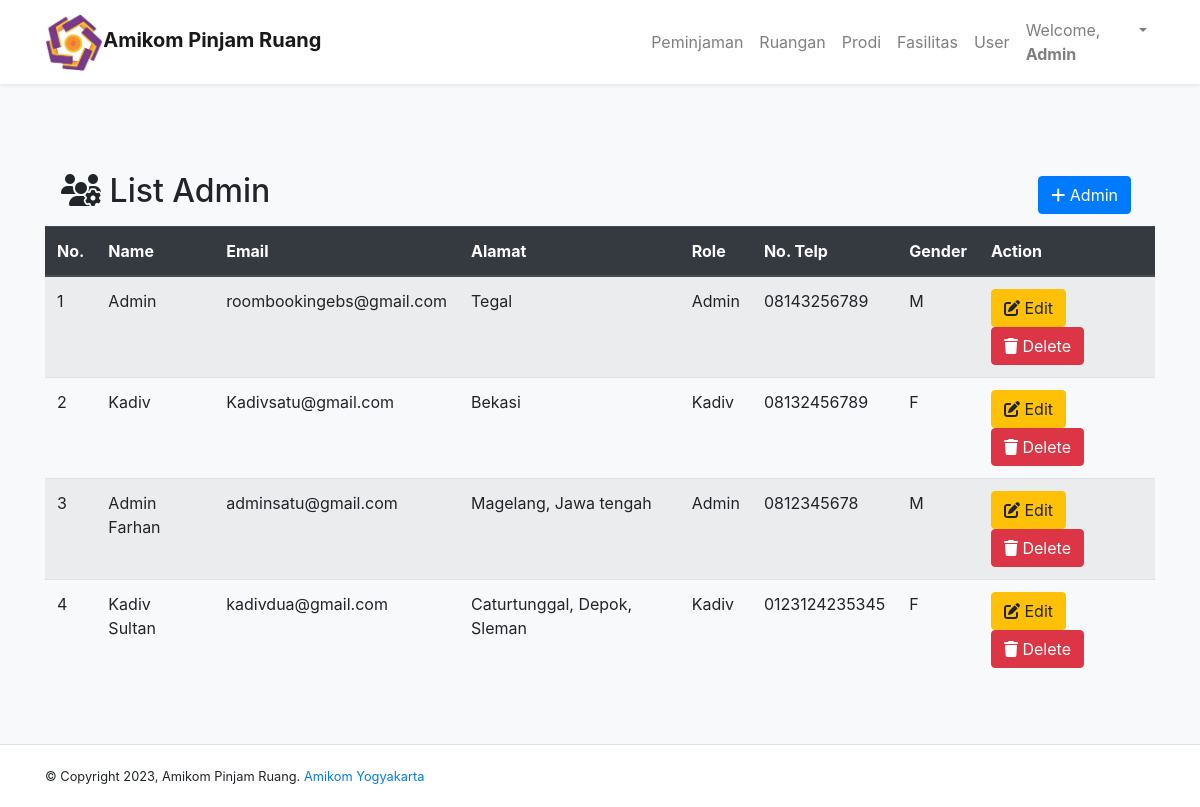
Page /dashboardAdmin.php?p=adminListAdmin (signed in) on the committed database.
### tables this page shows
CREATE TABLE `userruangan` (
  `UserID` int(11) NOT NULL,
  `nama` varchar(30) NOT NULL,
  `email` varchar(100) NOT NULL,
  `password` varchar(100) NOT NULL,
  `alamat` varchar(300) DEFAULT NULL,
  `role` varchar(20) DEFAULT NULL,
  `noTelp` varchar(13) DEFAULT NULL,
  `gender` char(1) DEFAULT NULL
);

### inc.koneksi.php (called while the page is built, shortened)
<?php
    class Connection{
        private $host = "localhost";
        private $user = "root";
        private $password = "";
        function connect(){
            $conn = mysqli_connect($this->host, $this->user, $this->password);
            $this->connection = $conn;
        }
    }
?>

### class/class.Register.php (called while the page is built, shortened)
<?php
    class Register extends Connection{
        public function SelectAllMember(){
            $sql = "SELECT * FROM userruangan";
            $result = mysqli_query($this->connection, $sql);
            $arrResult = Array();
            $count = 0;
            if (mysqli_num_rows($result) > 0) {
                while($data = mysqli_fetch_array($result)){
                    $objRegister = new Register();
                    $objRegister->UserID = $data['UserID'];
                    $objRegister->nama = $data['nama'];
                    $objRegister->email = $data['email'];
                    $objRegister->password = $data['password'];
                    $objRegister->alamat = $data['alamat'];
                    $objRegister->role = $data['role'];
                    $objRegister->noTelp = $data['noTelp'];
                    $objRegister->gender = $data['gender'];
                    $arrResult[$count] = $objRegister;
                    $count++;
                }
            }
            return $arrResult;
        }
    }
?>

### pages/adminListAdmin.php (the view)
<div class="container">
    <div class="wrapper">
        <div class="Title">
            <div class="navbar ">
                <h2><i class="fas fa-users-cog"></i> List Admin</h2>
                <ul class="navbar-nav ml-auto">
                    <li class="nav-item">
                        <?php
                            if ($_SESSION["role"] == 'Admin') {
                                echo '<a class="btn btn-primary mr-2"  href="dashboardAdmin.php?p=tambahAdmin" role="button"><i class="fas fa-plus"></i> Admin</a>';
                            }
                        ?>
                    </li>
                </ul>
            </div>
            <table class="table table-striped">
                <thead class="thead-dark">
                    <tr>
                        <th>No.</th>
                        <th>Name</th>
                        <th>Email</th>
                        <th>Alamat</th>
                        <th>Role</th>
                        <th>No. Telp</th>
                        <th>Gender</th>
                        <?php
                            if ($_SESSION["role"] == 'Admin') {
                                echo '<th>Action</th>';
                            }
                        ?>
                    </tr>
                </thead>
                <tbody>
                    <?php
                        require_once('./class/class.Register.php');
                        $objRegister = new Register();
                        $arrayResult = $objRegister->SelectAllMember();
                        if (count($arrayResult) === 0) {
                            echo '<tr><td colspan="8" style="text-align: center;">Tidak ada data!</td></tr>';
                        }else {
                            $no = 1;
                            foreach($arrayResult as $dataUser){
                                if ($dataUser->role == 'Admin' OR $dataUser->role == 'Kadiv') {
                                echo '<tr>';
                                echo '<td>'.$no.'</td>';
                                echo '<td>'.$dataUser->nama.'</td>';
                                echo '<td>'.$dataUser->email.'</td>';
                                echo '<td>'.$dataUser->alamat.'</td>';
                                echo '<td>'.$dataUser->role.'</td>';
                                echo '<td>'.$dataUser->noTelp.'</td>';
                                echo '<td>'.$dataUser->gender.'</td>';
                                if ($_SESSION["role"] == 'Admin') {
                                echo '<td><a class="btn btn-warning" href="dashboardAdmin.php?p=user&UserID='.$dataUser->UserID.'"><i class="fas fa-edit"></i> Edit</a>
                                            <a class="btn btn-danger" href="dashboardAdmin.php?p=deleteUser&UserID='.$dataUser->UserID.'" onclick="return confirm(\'Apakah anda yakin ingin mengahapus?\')"><i class="fas fa-trash"></i> Delete</a></td>';
                                }
                                echo '</tr>';
                                $no++;
                                }
                            }
                        }
                    ?>
                </tbody>
            </table>
        </div>
    </div>
</div>

### styles.css (style rules this page uses)
.Title { padding: 80px 0 0 0; }

### rows in the picture
userruangan: nama "Admin", email "roombookingebs@gmail.com", alamat "Tegal", role "Admin", noTelp "08143256789", gender "M"
userruangan: nama "Kadiv", email "Kadivsatu@gmail.com", alamat "Bekasi", role "Kadiv", noTelp "08132456789", gender "F"
userruangan: nama "Admin Farhan", email "adminsatu@gmail.com", alamat "Magelang, Jawa tengah", role "Admin", noTelp "0812345678", gender "M"
userruangan: nama "Kadiv Sultan", email "kadivdua@gmail.com", alamat "Caturtunggal, Depok, Sleman", role "Kadiv", noTelp "0123124235345", gender "F"

### other values in the picture
$_SESSION["nama"] "Admin"
